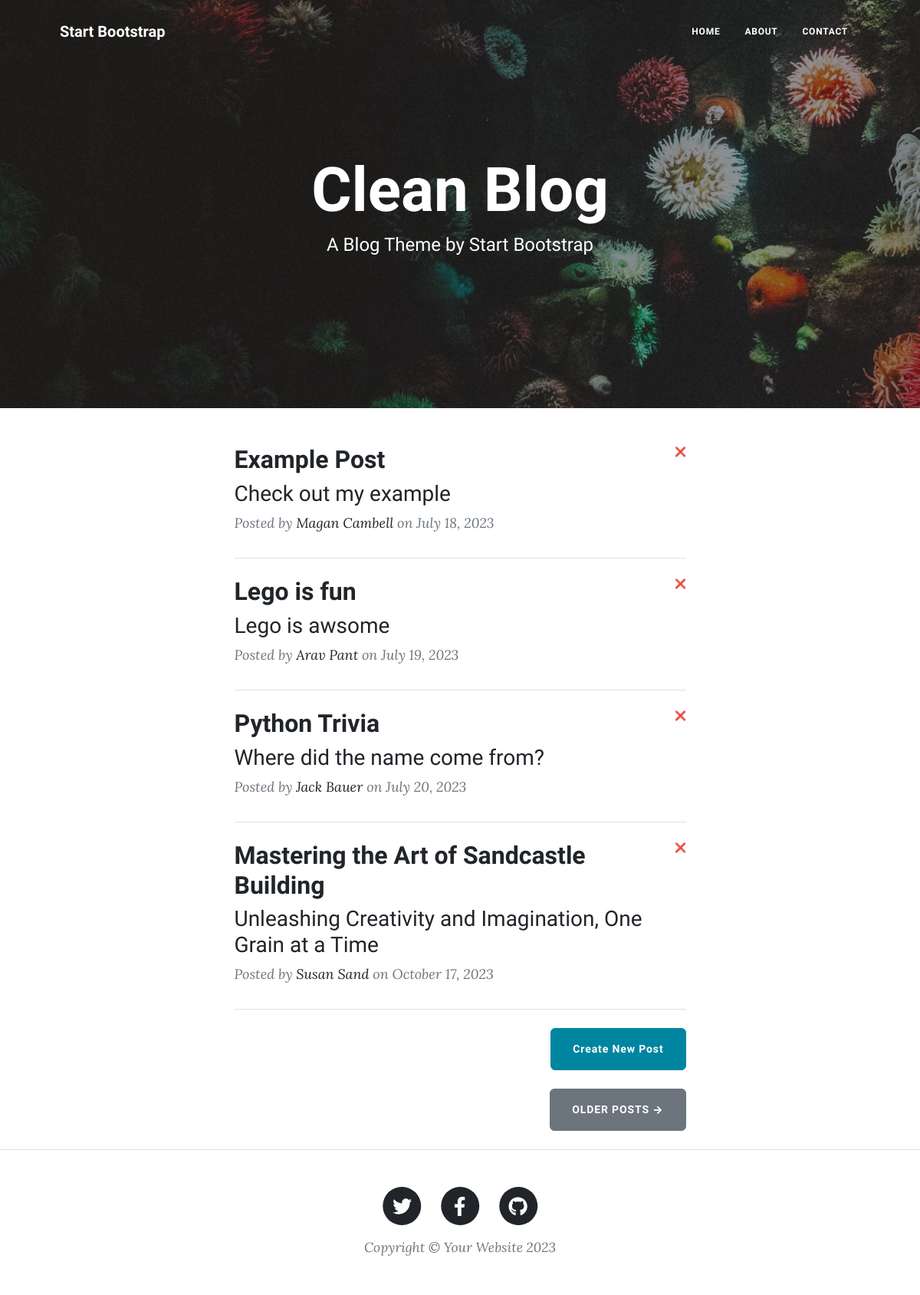
The app's page /, older data.
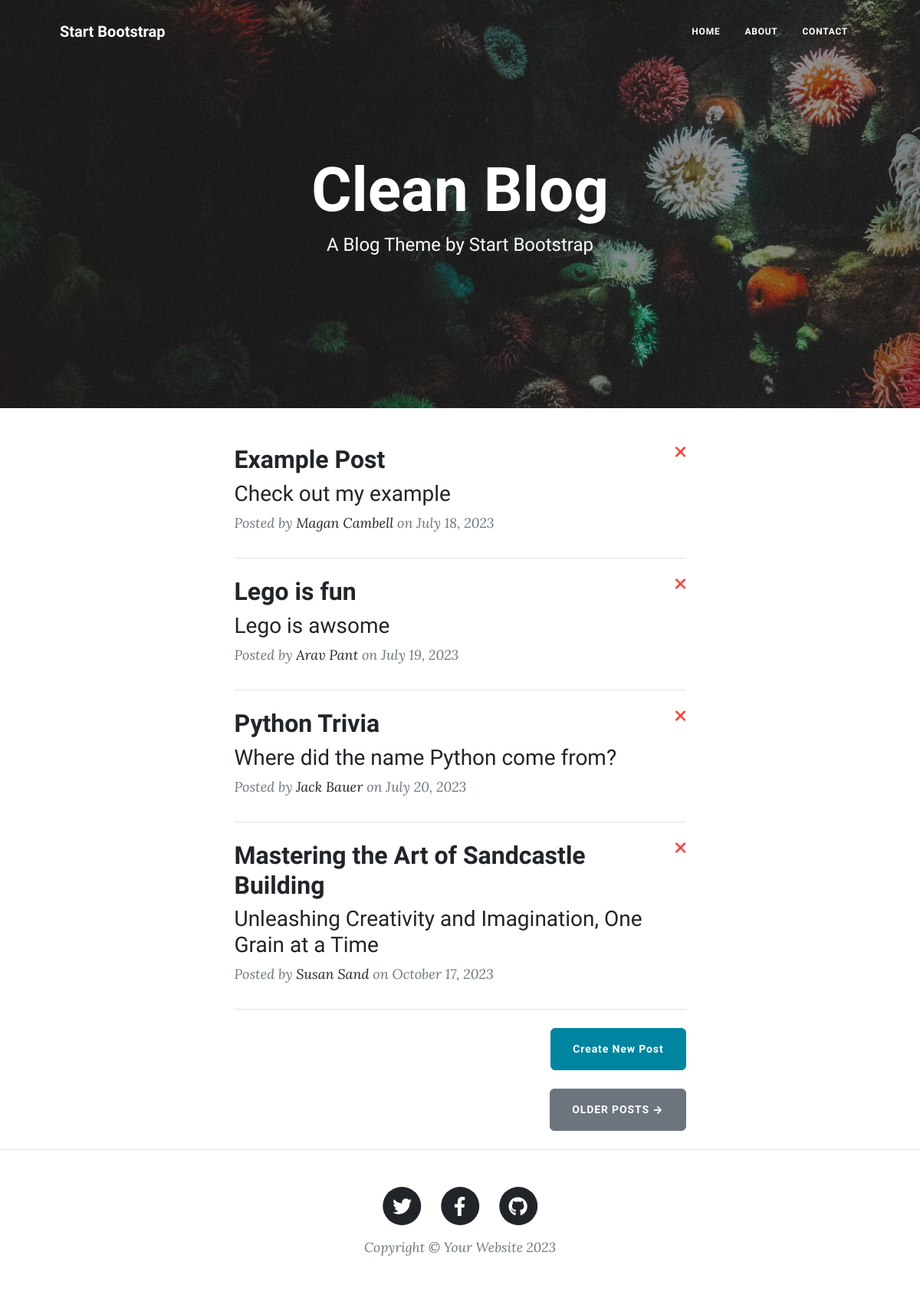
The same page, newer data.
### main.py (models this page shows)
class BlogPost(db.Model):
    id = db.Column(db.Integer, primary_key=True)
    title = db.Column(db.String(250), unique=True, nullable=False)
    subtitle = db.Column(db.String(250), nullable=False)
    date = db.Column(db.String(250), nullable=False)
    body = db.Column(db.Text, nullable=False)
    author = db.Column(db.String(250), nullable=False)
    img_url = db.Column(db.String(250), nullable=False)

### main.py (the view)
@app.route("/")
def get_all_posts():
    posts = BlogPost.query.all()
    return render_template("index.html", all_posts=posts)

### templates/index.html
{% include "header.html" %}
<header
  class="masthead"
  style="background-image: url('../static/assets/img/home-bg.jpg')"
>
  <div class="container position-relative px-4 px-lg-5">
    <div class="row gx-4 gx-lg-5 justify-content-center">
      <div class="col-md-10 col-lg-8 col-xl-7">
        <div class="site-heading">
          <h1>Clean Blog</h1>
          <span class="subheading">A Blog Theme by Start Bootstrap</span>
        </div>
      </div>
    </div>
  </div>
</header>
<div class="container px-4 px-lg-5">
  <div class="row gx-4 gx-lg-5 justify-content-center">
    <div class="col-md-10 col-lg-8 col-xl-7">
      {% for post in all_posts %}
      <div class="post-preview">
        <a href="{{ url_for('show_post', post_id=post.id) }}">
          <div class="post-controls">
            <h2 class="post-title">{{ post.title }}</h2>
            <a
              class="delete-btn"
              href="{{ url_for('delete_post', post_id=post.id)}}"
              >❌</a
            >
          </div>
          <h3 class="post-subtitle">{{ post.subtitle }}</h3>
        </a>
        <p class="post-meta">
          Posted by
          <a href="#">{{post.author}}</a>
          on {{post.date}}
        </p>
      </div>
      <hr class="my-4" />
      {% endfor %}
      <div class="d-flex justify-content-end mb-4">
        <a class="btn btn-primary float-right" href="{{ url_for('new_post')}}"
          >Create New Post</a
        >
      </div>
      <div class="d-flex justify-content-end mb-4">
        <a class="btn btn-secondary text-uppercase" href="#!">Older Posts →</a>
      </div>
    </div>
  </div>
</div>
{% include "footer.html" %}

Row changes from the older to the newer data that the page shows:
changed BlogPost "Python Trivia": subtitle "Where did the name come from?" → "Where did the name Python come from?"
